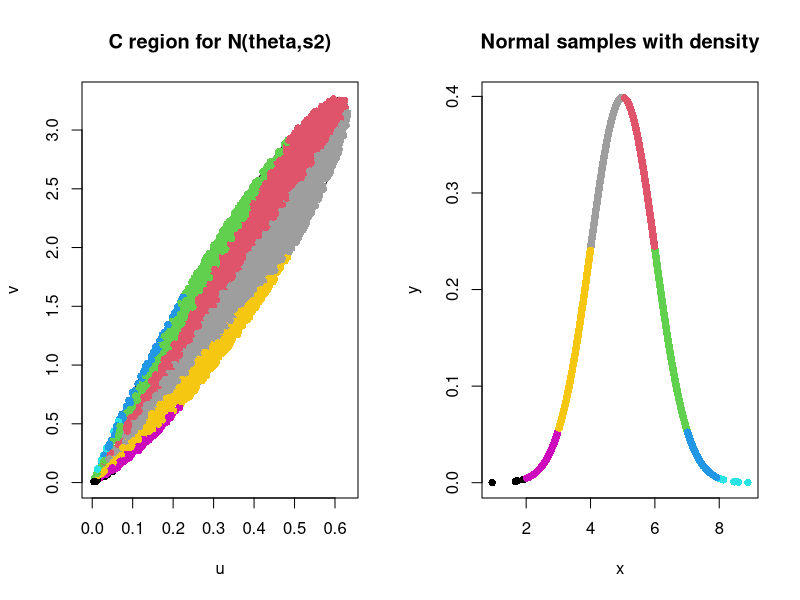

Reproduce this figure in R.
set.seed(10)

##############################################
#### RoU region for N(theta, s2)
##############################################

theta <- 5
s2 <- 1

a <- 1/(2*pi*s2)^(.25)
foo <- (theta - sqrt(theta^2 + 8*s2))/(2*s2)
b <- foo * sqrt(dnorm(foo, theta, sqrt(s2)))

foo <- (theta + sqrt(theta^2 + 8*s2))/(2*s2)
c <- foo * sqrt(dnorm(foo, theta, sqrt(s2)))

N <- 5e3
samples <- matrix(0, nrow = N, ncol = 2)
n <- 0
while(n < N)
{
  prop.u <- runif(1, min = 0, max = a)
  prop.v <- runif(1, min = b, max = c)
  if(abs(prop.v - theta*prop.u) <= sqrt(-4* s2* prop.u^2 *(log(prop.u) + log(2*pi*s2)/4) ) )
  {
    n <- n+1
    samples[n, ] <- c(prop.u,prop.v)
  }
}

x <- samples[,2]/samples[,1]
z <- (x - theta)/sqrt(s2)
# define color based on regions
color <- 0
for(i in 0:3)
{
  color <- color + (i+1)*(z > i & z < (i+1) )
}
for(i in (-1:-3) )
{
  color <- color + (i+8)*(z > (i) & z < (i+1))
}


# to plot the regions
u <- seq(0.00001, (2*pi*s2)^(-.25), length = 1e3)
foo <-  sqrt(-4*s2*u^2 *(log(u) + log(2*pi*s2)/4))

par(mfrow = c(1,2))
plot(u, theta * u + foo, type = 'l', ylab = "v", main = "C region for N(theta,s2)", ylim = range(c(theta * u + foo, theta * u - foo)))
lines(u,theta * u - foo )

points(samples, col = color + 1, pch = 16)


y <- dnorm(x, mean = theta, sd = sqrt(s2))
plot(x, y, col = color + 1, pch = 16, main = "Normal samples with density")
